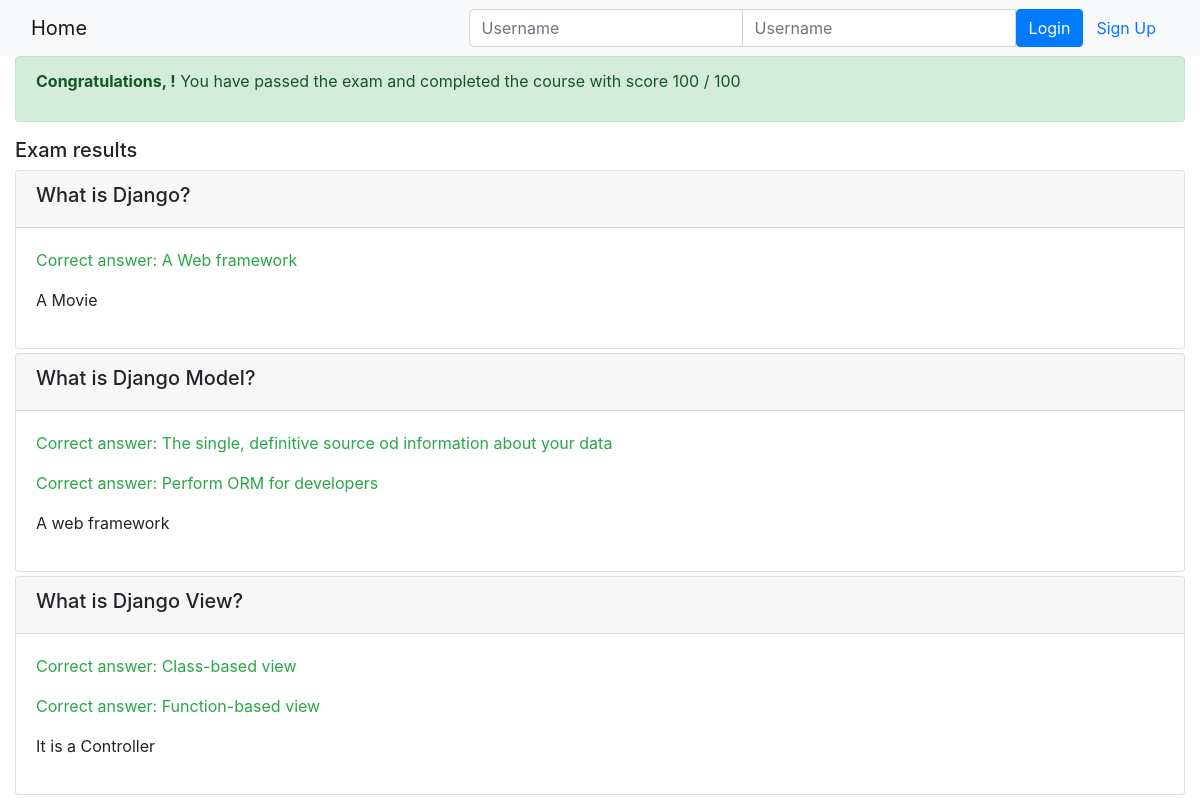
Page /onlinecourse/course/1/submission/1/result/ on the committed database.
### onlinecourse/models.py (models this page shows)
class Question(models.Model):
    course = models.ManyToManyField(Course)
    question_text = models.CharField(max_length=200)
    grade = models.IntegerField()
    def is_get_score(self, selected_ids):
       all_answers = self.choice_set.filter(is_correct=True).count()
       selected_correct = self.choice_set.filter(is_correct=True, id__in=selected_ids).count()
       if all_answers == selected_correct:
           return True
       else:
           return False

class Choice(models.Model):
    question = models.ManyToManyField(Question)
    choice_text = models.CharField(max_length= 500)
    is_correct = models.BooleanField()

### onlinecourse/views.py (the view)
# urls.py: path('course/<int:course_id>/submission/<int:submission_id>/result/', views.show_exam_result, name='show_exam_result'),
def show_exam_result(request, course_id, submission_id):
    context = {}
    course = get_object_or_404(Course, pk=course_id)
    submission = get_object_or_404(Submission, pk=submission_id)
    selected_ids = list(Submission.objects.get(id=submission_id).choices.values_list('id', flat=True).all())
    grade = 0
    score = 0
    questions_ids = Question.objects.filter(course=course).values_list('id', flat=True).all()
    for question_id in questions_ids:
        question = Question.objects.get(course=course, id=question_id)
        if Question.is_get_score(question, selected_ids):
            score += question.grade
    total_score = sum(Question.objects.filter(course=course).values_list('grade', flat=True))
    grade = score * 100 // total_score
    context['course'] = course
    context['selected_ids'] = selected_ids
    context['grade'] = grade
    return render(request, 'onlinecourse/exam_result_bootstrap.html', context)

### onlinecourse/templates/onlinecourse/exam_result_bootstrap.html (shortened to what this page needs)
<!DOCTYPE html>
<html lang="en">
<head>
    {% load static %}
    <link rel="stylesheet" href="https://maxcdn.bootstrapcdn.com/bootstrap/4.5.2/css/bootstrap.min.css">
</head>
<body>
 <nav class="navbar navbar-light bg-light">
    <div class="container-fluid">
        <div class="navbar-header">
              <a class="navbar-brand" href="{% url 'onlinecourse:index' %}">Home</a>
        </div>
        <ul class="nav navbar-nav navbar-right">
            {% if user.is_authenticated %}
            <li>
                <a class="btn btn-link" href="#">{{ user.first_name }}({{ user.username }})</a>
                <a class="btn btn-link" href="{% url 'onlinecourse:logout' %}">Logout</a>
            </li>
            {% else %}
            <li>
                <form class="form-inline" action="{% url 'onlinecourse:login' %}" method="post">
                    <div class="input-group">
                        <input type="text" class="form-control" placeholder="Username" name="username" >
                        <input type="password" class="form-control" placeholder="Username" name="psw" >
                        <button class="btn btn-primary" type="submit">Login</button>
                        <a class="btn btn-link" href="{% url 'onlinecourse:registration' %}">Sign Up</a>
                    </div>
                </form>
            </li>
            {% endif %}
        </ul>
    </div>
</nav>
<div class="container-fluid">
    {% if grade > 80 %}
    <div class="alert alert-success">
        <p><b>Congratulations, {{ user.first_name }}!</b> You have passed the exam and completed the course with score {{ grade }} / 100</p>
    </div>
        {% else %}
        <div class="alert alert-danger">
            <p><b>Failed</b> Sorry, {{ user.first_name }}! You have failed exam with score {{ grade }} / 100</p>
        </div>
        <a class="btn btn-link text-danger" href="{% url 'onlinecourse:course_details' course.id %}">Re-test</a>
        {% endif %}
        <div class="card-columns-vertical mt-1">
        <h5 class="">Exam results</h5>
            {% for question in course.question_set.all %}
            <div class="card mt-1">
                <div class="card-header"><h5>{{ question.question_text }}</h5></div>
                <div class="card-body">
                    {% for choice in question.choice_set.all %}
                        {% if choice.is_correct and choice.id in selected_ids %}
                        <div class="card-text">
                            <p class="text-success">Correct answer: {{ choice.choice_text }}</p>
                        </div>
                        {% elif choice.is_correct %}
                        <div class="card-text">
                            <p class="text-warning">Not selected: {{ choice.choice_text }}</p>
                        </div>
                        {% else %}
                        <div class="card-text">
                            <p>{{ choice.choice_text }}</p>
                        </div>
                        {% endif %}
                    {% endfor %}
                </div>
            </div>
            {% endfor %}
        </div>
    </div>
</body>
</html>

### rows in the picture
Question: question_text "What is Django?"
Choice: choice_text "A Web framework"
Choice: choice_text "A Movie"
Question: question_text "What is Django Model?"
Choice: choice_text "The single, definitive source od information about your data"
Choice: choice_text "Perform ORM for developers"
Choice: choice_text "A web framework"
Question: question_text "What is Django View?"
Choice: choice_text "Class-based view"
Choice: choice_text "Function-based view"
Choice: choice_text "It is a Controller"

### other values in the picture
{{ grade }} "100"
